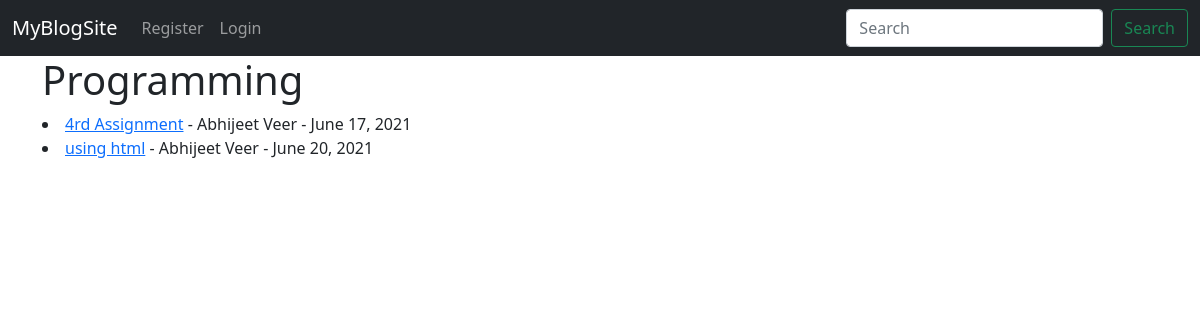
The page /category/programming on the database as committed earlier.
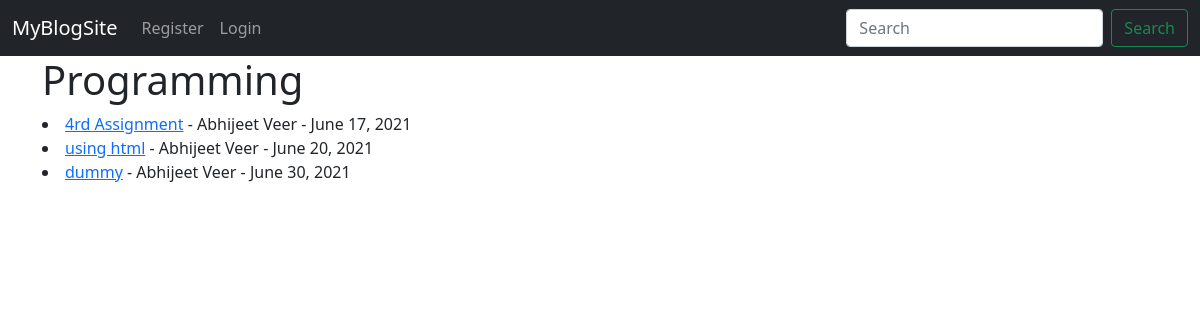
The same page on the database as committed later.
### theblog/models.py (models this page shows, shortened)
class Post(models.Model):
    title=models.CharField(max_length=255)
    header_image=models.ImageField(null=True, blank=True, upload_to="images/")
    title_tag=models.CharField(max_length=255, default="")
    author=models.ForeignKey(User,on_delete=models.CASCADE)
    body=models.TextField()
    post_date=models.DateField(auto_now_add=True)
    category=models.CharField(max_length=255, default="programming")
    likes=models.ManyToManyField(User, related_name="blog_post")

### theblog/views.py (the view)
# urls.py: path('category/<str:cats>',CategoryView,name='category'),
def CategoryView(request,cats):
    category_post=Post.objects.filter(category=cats.replace('-',' '))
    return render(request, 'categories.html', {'cats':cats.title().replace('-',' '), 'category_post':category_post});

### theblog/templates/categories.html
{% extends 'base.html' %}
{% block content %}
{% if category_post %}
<h1>{{cats}}</h1>
{% for post in category_post %}
<li><a href="{% url 'article-detail' post.pk %}">{{ post.title }}</a> - {{ post.author.first_name }} {{post.author.last_name}} - {{post.post_date}}</li>
{% endfor %}
{% else %}
 <h3>Sorry this doesn't exists</h3>
{% endif %}
{% endblock %}

Rows that differ between the two databases and show on the page:
added Post: title "dummy", author.first_name "Abhijeet", author.last_name "Veer", post_date "June 30, 2021"
